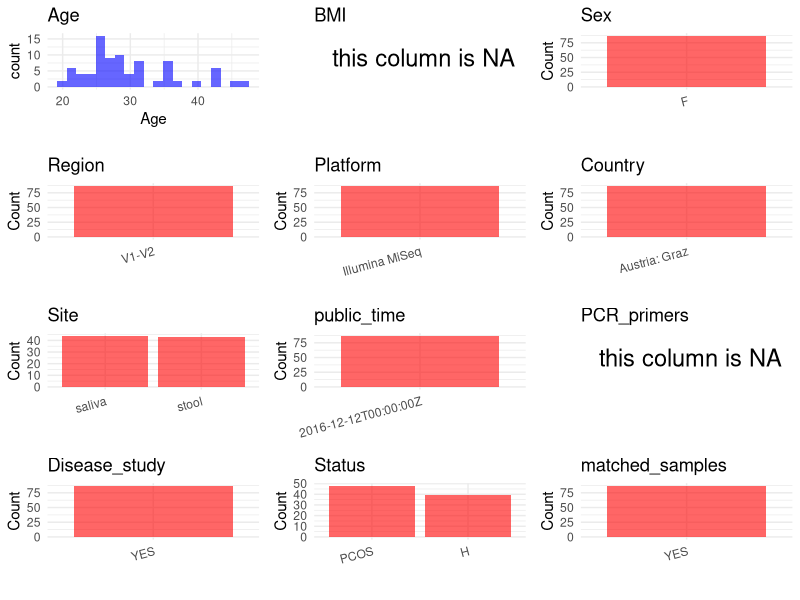

The R source for this figure: (Note: this script raises an error after producing the figure.)
## ---- chunk 1
# Load necessary libraries
library(dplyr)
library(ggplot2)
library(cowplot)
library(stringr)
# Set working directory (update this path to your local directory)
setwd("/Users/dongbiao/Documents/oral/PRJNA326866/")

# Read the initial metadata files
initial_meta <- read.csv("SraRunTable.csv",header = T) %>% filter(`Sample.Name` != "Mock.DNA.even")
 
head(initial_meta)
## ---- chunk 2
# Create a uniform metadata dataframe
subject_id <- gsub(".Stool1|.Saliva1", "", initial_meta$Sample.Name)
sites <- sapply(strsplit(initial_meta$Sample.Name, "\\."), function(x) x[3])
sites <- gsub("[0-9]", "", sites)
metadata <- data.frame(
  BioProject = initial_meta$BioProject,
  Run = initial_meta$Run,
  sample_name = subject_id,
  Age = as.integer(gsub("\\\\,[0-9]|\\\\[0-9]", "", initial_meta$AGE)),
  BMI = NA,
  Sex= "F",
  Region = "V1-V2",
  Platform = initial_meta$Instrument,
  Country = "Austria: Graz",
  Site = str_to_lower(sites),
  public_time = initial_meta$ReleaseDate,
  stringsAsFactors = FALSE
)

meta_age <- metadata[complete.cases(metadata$Age), ]
my_dict <- setNames(meta_age$Age, meta_age$sample_name)
metadata$Age <- my_dict[metadata$sample_name]
## ---- chunk 3
# Add information obtained from the publication
metadata$PCR_primers <- NA
metadata$title <- "Alterations in Gut Microbiome Composition and Barrier Function Are Associated with Reproductive and Metabolic Defects in Women with Polycystic Ovary Syndrome (PCOS): A Pilot Study"
metadata$Disease_study <- "YES"

# Assign disease status based on sample_name patterns
status <- substr(subject_id, 1, 1)
metadata <- mutate(metadata, Status = if_else(status == "C", "H", "PCOS"))

# Create matched_samples column
metadata$matched_samples <- "YES"

# Check initial data distribution
cat("Initial sample distribution:\n")
table(metadata$sample_name)
table(metadata$Site)
## ---- chunk 4
# Check the number of unique runs and sample names
print(paste("Number of unique runs:", length(unique(metadata$Run))))
print(paste("Number of unique sample names:", length(unique(metadata$sample_name))))
## ---- chunk 5
# Select columns for visualization
plot_data <- metadata %>%
  select(-BioProject, -Run, -sample_name, -title)

# Function to create simple plots for each column
create_simple_plots <- function(data) {
  plots <- list()
  
  for (col in colnames(data)) {
    # Check if the column is all NA
    if (all(is.na(data[[col]]))) {
      # Create an empty plot with text indicating all NA
      p <- ggplot() +
        annotate("text", x = 0.5, y = 0.5, label = "this column is NA", size = 6) +
        labs(title = col) +
        theme_void()
    } else if (is.numeric(data[[col]])) {
      # Numeric variable: histogram
      p <- ggplot(data, aes(x = .data[[col]])) +
        geom_histogram(fill = "blue", alpha = 0.6, bins = 20, na.rm = TRUE) +
        labs(title = col) +
        theme_minimal()
    } else {
      # Categorical variable: bar plot (remove NA values)
      count_data <- as.data.frame(table(data[[col]], useNA = "ifany"))
      p <- ggplot(count_data, aes(x = reorder(Var1, -Freq), y = Freq)) +
        geom_col(fill = "red", alpha = 0.6) +
        labs(title = col, x = NULL, y = "Count") +
        theme_minimal() +
        theme(axis.text.x = element_text(angle = 15, hjust = 1))
    }
    plots[[col]] <- p
  }
  
  return(plots)
}

# Generate and arrange plots
plots <- create_simple_plots(plot_data)
p<-plot_grid(plots$Age, 
          plots$BMI, 
          plots$Sex, 
          plots$Region, 
          plots$Platform, 
          plots$Country, 
          plots$Site,
          plots$public_time, 
          plots$PCR_primers,
          plots$Disease_study,
          plots$Status,
          plots$matched_samples,# add 
          ncol = 3, align = "hv", axis = "lb")
ggsave("Metadata_Summary.png", plot = p, width = 8, height = 6, dpi = 150)
## ---- chunk 6
knitr::include_graphics("Metadata_Summary.png")
## ---- chunk 7
# Reorder columns to match the desired format
metadata <- metadata[, c(
  "BioProject", "Run", "sample_name", "Age", "BMI", "Sex", 
  "Region", "Platform", "Country", "Site", "public_time", 
  "PCR_primers", "title", "Disease_study", "Status","matched_samples"
)]

# Export the uniform metadata to a CSV file
write.csv(metadata, file = "metadata.csv", quote = FALSE)
head(metadata)
